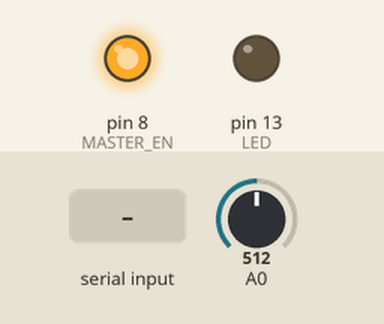
A sketch run on a simulated Arduino Uno, built with avr-gcc and run on an emulated ATmega328P. Shown: output pins drawn as LEDs (lit = HIGH). Inputs (shaded band) come from the test bench; at power-on: A0 = 512. What the sketch prints to the serial monitor is not drawn.

Above: at 1.8 s.
1.9 s: "A" received over Serial
Timing chart, 0 to 4.9 s (numbered marks = the images above; inputs shaded):
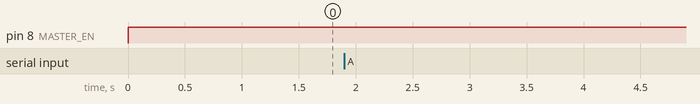

The sketch:

Master.ino
```cpp
#define LED       13    // Declare LED pin
#define MASTER_EN   8   // connected to RS485 Enable pin

void setup() {
  pinMode(LED , OUTPUT);            // Declare LED pin as output
  pinMode(MASTER_EN , OUTPUT);      // Declare Enable pin as output
  Serial.begin(9600);               // set serial communication baudrate
  digitalWrite(MASTER_EN , LOW);    // Make Enable pin low
                                    // Receiving mode ON
}

////###Blink LED###
//void loop() {
//  digitalWrite(MASTER_EN , HIGH);     // Make Enable pin high to send Data
//  delay(5);                           // required minimum delay of 5ms
//  Serial.println('A');                // Send character A serially
//  Serial.flush();                     // wait for transmission of data
//  delay(1000);
//  digitalWrite(MASTER_EN , LOW);      // Receiving mode ON
//}

////###Read from potentiometer###
//void loop() {
//  int sensorValue = analogRead(A0);
//  digitalWrite(MASTER_EN , HIGH);     // Make Enable pin high to send Data
//  delay(5);                           // required minimum delay of 5ms
//  Serial.println(sensorValue);
//  //Serial.flush();                     // wait for transmission of data
//  delay(1000);
//  digitalWrite(MASTER_EN , LOW);      // Receiving mode ON
//}

////###control 1 servo###
//void loop() {
//  int sensorValue = analogRead(A0);
//  int map_servo_master = map(sensorValue, 0, 1023, 0, 180);
//  digitalWrite(MASTER_EN , HIGH);     // Make Enable pin high to send Data
//  delay(5);                           // required minimum delay of 5ms
//  Serial.println(map_servo_master);
//  Serial.flush();                     // wait for transmission of data
//  delay(1000);
//  digitalWrite(MASTER_EN , LOW);      // Receiving mode ON
//}

//######
void loop() {
  int sensorValue = analogRead(A0);
  int map_servo_master = map(sensorValue, 0, 1023, 0, 180);
  digitalWrite(MASTER_EN , HIGH);     // Make Enable pin high to send Data
  delay(5);                           // required minimum delay of 5ms
  Serial.println(map_servo_master);
  Serial.flush();                     // wait for transmission of data
  delay(1000);
  digitalWrite(MASTER_EN , LOW);      // Receiving mode ON

   if(Serial.available())                     // If serial data is available then enter into while loop
  {
    if(Serial.read()=='A')
    {
       Serial.println("Get feedback");
    }
  }


}
```
